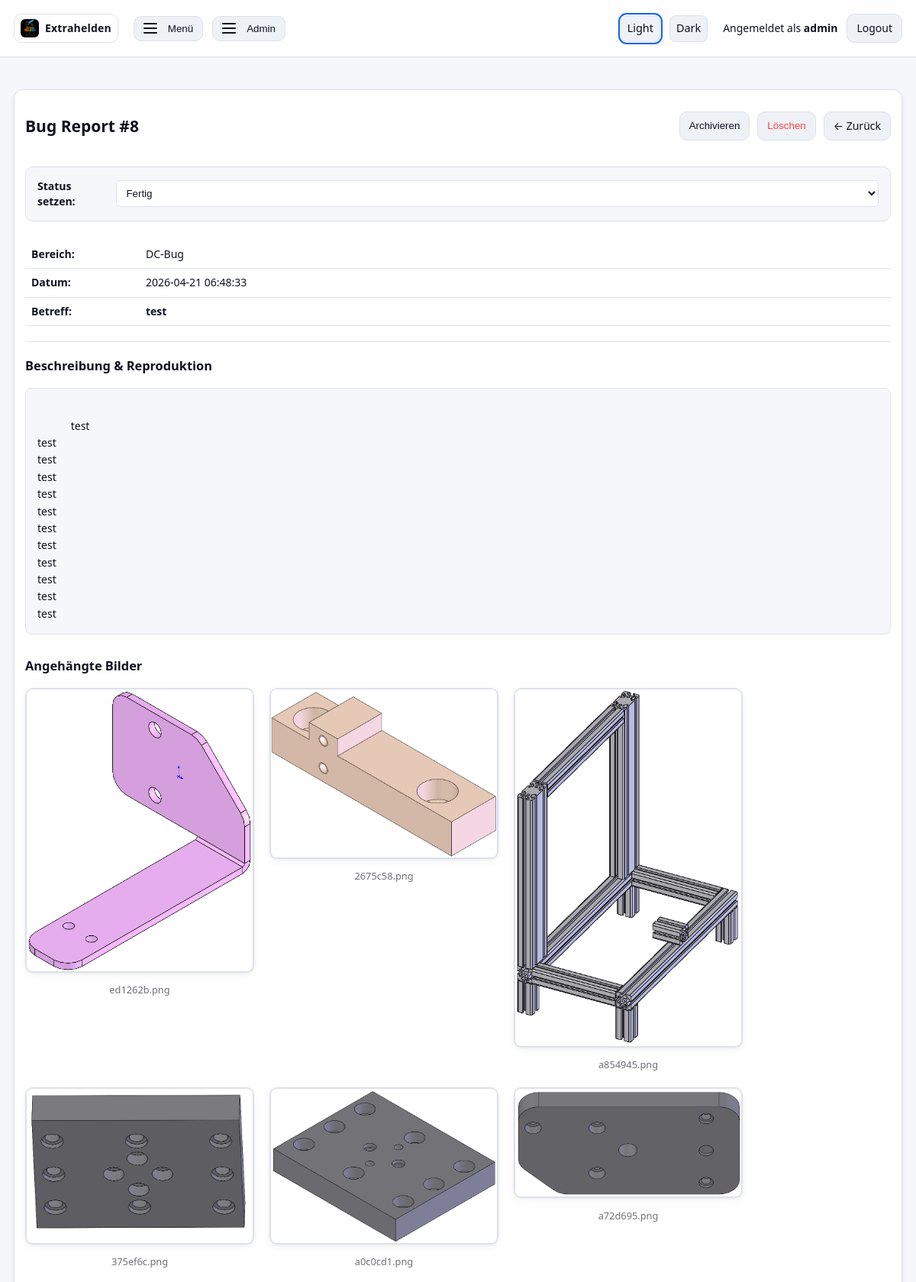
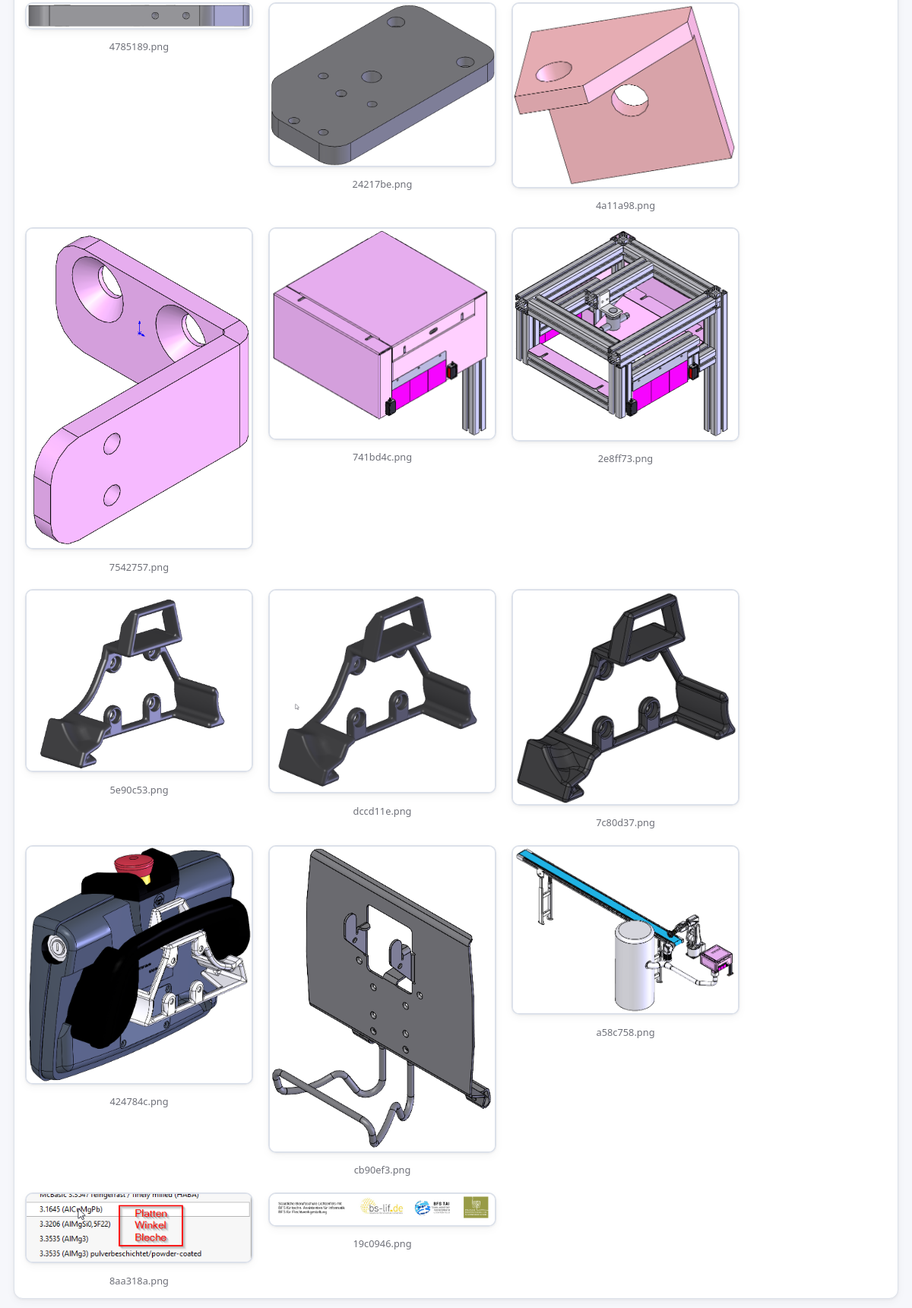
Page /viewbug.php?id=8 (signed in, upper part) on the committed database (2 pictures, top to bottom).
### tables this page shows
CREATE TABLE bug_reports (
    id INTEGER PRIMARY KEY AUTOINCREMENT,
    appl TEXT,
    title TEXT,
    description TEXT,
    pictures TEXT,
    created_at DATETIME DEFAULT CURRENT_TIMESTAMP
, archived INTEGER DEFAULT 0, status TEXT DEFAULT 'unbearbeitet');

### viewbug.php (the view, shortened to what this page needs)
<?php
require __DIR__ . '/_layout.php';
$pdo = db();
$bugId = (int)($_GET['id'] ?? 0);
$stmt = $pdo->prepare("SELECT * FROM bug_reports WHERE id = ?");
$stmt->execute([$bugId]);
$bug = $stmt->fetch();
$pics = json_decode($bug['pictures'] ?? '[]', true);
$serverUploadDir = __DIR__ . '/uploads/bugs/';
$browserUrlDir = 'uploads/bugs/';
render_header('Bug #' . $bugId);
?>
<section class="row">
    <div class="card" style="width:100%">
        <div style="display:flex; justify-content: space-between; align-items: center; margin-bottom: 20px; flex-wrap: wrap; gap: 10px;">
            <h2>Bug Report #<?= $bugId ?></h2>
            <div style="display:flex; gap:10px;">
                <form method="post" style="display:contents">
                    <button type="submit" name="action_archive" class="btn">Archivieren</button>
                    <button type="submit" name="action_delete" class="btn" style="color:#f44" onclick="return confirm('Wirklich löschen?')">Löschen</button>
                </form>
                <a href="bugs_admin.php" class="btn">← Zurück</a>
            </div>
        </div>
        <div style="background: var(--bg); padding:15px; border-radius:10px; border:1px solid var(--border); margin-bottom:25px;">
            <form method="post" id="statusForm" style="display:flex; align-items:center; gap:15px;">
                <label style="font-weight:bold">Status setzen:</label>
                <select name="new_status" onchange="this.form.submit()" style="padding:8px; border-radius:5px; background:var(--card); color:var(--text); border:1px solid var(--border);">
                    <?php
                    $stati = ['unbearbeitet', 'in Bearbeitung', 'Fertig', 'Größeres Problem'];
                    foreach ($stati as $s): ?>
                        <option value="<?= $s ?>" <?= ($bug['status'] === $s ? 'selected' : '') ?>><?= $s ?></option>
                    <?php endforeach; ?>
                </select>
            </form>
        </div>
        <table style="width:100%; margin-bottom: 20px; border-collapse: collapse;">
            <tr><td style="width:150px; font-weight:bold; padding:8px;">Bereich:</td><td style="padding:8px;"><?= htmlspecialchars($bug['appl']) ?></td></tr>
            <tr><td style="font-weight:bold; padding:8px;">Datum:</td><td style="padding:8px;"><?= htmlspecialchars($bug['created_at']) ?></td></tr>
            <tr><td style="font-weight:bold; padding:8px;">Betreff:</td><td style="padding:8px;"><strong><?= htmlspecialchars($bug['title']) ?></strong></td></tr>
        </table>
        <hr style="border:0; border-top:1px solid var(--border); margin:20px 0;">
        <h3>Beschreibung & Reproduktion</h3>
        <div style="background: var(--bg); padding:15px; border-radius:8px; border:1px solid var(--border); white-space: pre-wrap; line-height:1.6; margin-bottom: 30px;">
            <?= htmlspecialchars($bug['description']) ?>
        </div>
        <?php if (!empty($pics)): ?>
            <h3>Angehängte Bilder</h3>
            <div style="display:flex; gap:20px; flex-wrap:wrap; margin-top:15px;">
                <?php foreach ($pics as $p):
                    $browserImageUrl = $browserUrlDir . $p;
                    if (file_exists($serverUploadDir . $p)): ?>
                        <div style="text-align:center; width:300px;">
                            <a href="<?= htmlspecialchars($browserImageUrl) ?>" target="_blank">
                                <img src="<?= htmlspecialchars($browserImageUrl) ?>" style="width:100%; height:auto; border-radius:10px; border:2px solid var(--border); box-shadow: var(--shadow);">
                            </a>
                            <div style="font-size:0.8rem; opacity:0.6; margin-top:8px;"><?= htmlspecialchars($p) ?></div>
                        </div>
                    <?php endif;
                endforeach; ?>
            </div>
        <?php endif; ?>
    </div>
</section>
<?php render_footer(); ?>

### _layout.php (shortened to what this page needs)
<?php
if (!function_exists('render_header')) {
    function render_header(string $title, bool $show_nav = true): void {
        $username = $_SESSION['username'] ?? null;
        $is_admin = isset($_SESSION['is_admin']) && (int)$_SESSION['is_admin'] === 1;
        $applyEnabled = function_exists('get_setting') ? (get_setting('apply_enabled','0') === '1') : false;
        $applyTitle   = function_exists('get_setting') ? get_setting('apply_title','Projekt-Anmeldung') : 'Projekt-Anmeldung';
        $theme = $_COOKIE['theme'] ?? 'light';
        $reqUri = $_SERVER['REQUEST_URI'] ?? '/';
        ?>
<!doctype html>
<html lang="de" class="theme-<?=htmlspecialchars($theme)?>">
<head>
</head>
<body>
  <header class="site">
    <div class="container">
      <div class="nav">
        <a href="index.php" class="brand btn btn-ghost" style="padding:6px 8px" title="Extrahelden – Startseite">
          <img class="brand-logo"
               src="/logo.png"
               onerror="this.src='/assets/icons/apple-touch-icon.png'; this.onerror=null;"
               alt="Extrahelden Logo">
          <strong>Extrahelden</strong>
        </a>
        <?php if ($show_nav): ?>
          <?php if (!$username): ?>
            <a class="btn btn-ghost" href="world_downloads.php">World Downloads</a>
            <?php if ($applyEnabled): ?>
              <a class="btn btn-ghost" href="apply.php"><?=htmlspecialchars($applyTitle)?> Bewerbungen</a>
            <?php endif; ?>
            <a class="btn btn-ghost" href="under_construction.php">Duelle</a>
            <a disabled class="btn btn-ghost" href="status.php">Spieler-Status</a>
            <a class="btn btn-ghost" href="bugreport.php">Bug-Report</a>
          <?php else: ?>
            <div class="menu">
              <button id="memberMenuBtn" class="btn" aria-haspopup="true" aria-expanded="false" aria-controls="memberMenu" title="Mitglieder-Menü">
                <span class="hamburger" aria-hidden="true"><span></span></span>
                <span style="margin-left:6px">Menü</span>
              </button>
            </div>
          <?php endif; ?>
          <?php if ($is_admin): ?>
            <div class="menu">
              <button id="adminMenuBtn" class="btn" aria-haspopup="true" aria-expanded="false" aria-controls="adminMenu" title="Admin-Menü">
                <span class="hamburger" aria-hidden="true"><span></span></span>
                <span style="margin-left:6px">Admin</span>
              </button>
            </div>
          <?php endif; ?>
          <?php $r = urlencode($reqUri); ?>
          <a class="btn btn-sm <?= $theme==='light'?'is-active':'' ?>" href="theme.php?t=light&r=<?=$r?>">Light</a>
          <a class="btn btn-sm <?= $theme==='dark'?'is-active':''  ?>" href="theme.php?t=dark&r=<?=$r?>">Dark</a>
          <?php if ($username): ?>
            <span style="margin-left:8px">Angemeldet als <strong><?=htmlspecialchars($username)?></strong></span>
            <a class="btn" href="logout.php">Logout</a>
          <?php else: ?>
            <a class="btn btn-primary" href="login.php">Login</a>
          <?php endif; ?>
        <?php endif; ?>
      </div>
    </div>
  </header>
  <main>
    <div class="container">
<?php
    }
}
if (!function_exists('render_footer')) {
    function render_footer(array $extra_links = []): void {
        ?>
    </div></main>
</body>
</html>
<?php }
}

### _layout.php (style rules this page uses)
:root { --bg:#f6f7fb; --text:#0f1220; --card:#ffffff; --muted:#eef1f6; --border:#dce1ea; --link:#0b62f6; --primary:#0b62f6; --primary-contrast:#ffffff; --danger:#dc3545; --danger-contrast:#ffffff; --ok:#1a7f37; --warn:#a16300; --shadow:0 1px 3px rgba(0,0,0,.06),0 4px 12px rgba(0,0,0,.04); --radius:12px; --radius-sm:8px; --radius-lg:16px; --pad:14px; }
* { box-sizing:border-box }
html,body { height:100% }
body { margin:0; color:var(--text); background:var(--bg); font:14px/1.45 system-ui,-apple-system,Segoe UI,Roboto,Ubuntu,"Helvetica Neue",Arial,"Noto Sans","Liberation Sans",sans-serif; }
a { color:var(--link);text-decoration:none }
.container { max-width:1200px;margin:0 auto;padding:18px }
header.site { position:sticky;top:0;z-index:50; background:rgba(255,255,255,.85); backdrop-filter:blur(8px); border-bottom:1px solid var(--border); }
.nav { display:flex;align-items:center;gap:12px;flex-wrap:wrap }
.brand { display:inline-flex;align-items:center;gap:10px; font-weight:700;letter-spacing:.2px;margin-right:8px;color:inherit;text-decoration:none }
.brand-logo { width:24px;height:24px;object-fit:contain;border-radius:6px;display:block }
main { padding:24px 0 }
.row { display:flex;flex-wrap:wrap;gap:14px;align-items:flex-start }
.card { background:var(--card); border:1px solid var(--border); border-radius:var(--radius); padding:var(--pad); box-shadow:var(--shadow); flex: 0 0 auto; width: fit-content; max-width: 100%; min-width: unset; }
input[type=text],input[type=password],input[type=url],input[type=number],select,textarea,input[type=file] { width:100%;padding:9px 10px;border:1px solid var(--border);border-radius:10px;background:#fff;color:#111 }
.btn { display:inline-flex;align-items:center;justify-content:center;gap:8px; padding:8px 12px;border:1px solid var(--border);border-radius:10px; background:var(--muted);color:var(--text);cursor:pointer;text-decoration:none;white-space:nowrap }
.btn-ghost { background:transparent }
.btn-sm { padding:6px 8px;font-size:.9rem;border-radius:8px }
.is-active { outline:2px solid var(--primary);outline-offset:1px }
table { width:100%;border-collapse:separate;border-spacing:0 }
th,td { padding:8px 10px;border-bottom:1px solid var(--border);text-align:left;vertical-align:top;background:var(--card) }
.menu { position:relative }
.menu .hamburger { display:inline-block;width:18px;height:14px;position:relative }
.menu .hamburger span, .menu .hamburger::before, .menu .hamburger::after { content:"";display:block;height:2px;background:currentColor;border-radius:2px;position:absolute;left:0;right:0 }
.menu .hamburger span { top:6px }
.menu .hamburger::before { top:0 }
.menu .hamburger::after { bottom:0 }

### rows in the picture
bug_reports: new_status "Fertig", appl "DC-Bug", created_at "2026-04-21 06:48:33", title "test", description "test test test test test test test test test test test test", pictures "ed1262b.png", pictures "2675c58.png", pictures "a854945.png", pictures "375ef6c.png", pictures "a0c0cd1.png", pictures "a72d695.png", pictures "4785189.png", pictures "24217be.png", pictures "4a11a98.png", pictures "7542757.png", pictures "741bd4c.png", pictures "2e8ff73.png", pictures "5e90c53.png", pictures "dccd11e.png", pictures "7c80d37.png", pictures "424784c.png", pictures "cb90ef3.png", pictures "a58c758.png", pictures "8aa318a.png", pictures "19c0946.png"

### other values in the picture
$username "admin"
$bugId "8"
